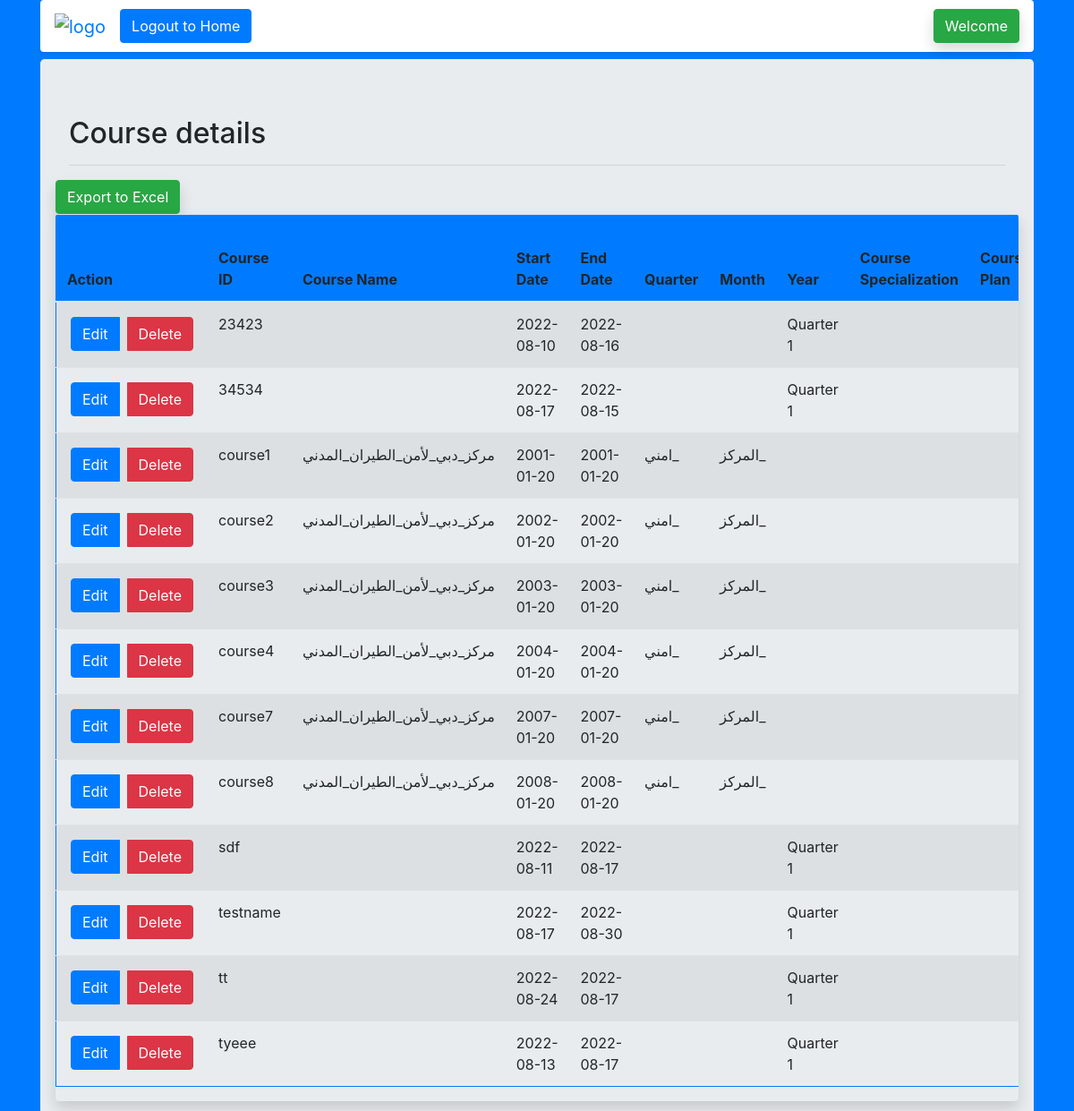
/Employee/view.php?view=course, run on the app's committed database.
### tables this page shows
CREATE TABLE `Course` (
  `course_name` varchar(255) NOT NULL,
  `contract_location` varchar(100) DEFAULT NULL,
  `start_date` date DEFAULT NULL,
  `end_date` date DEFAULT NULL,
  `course_specialization` varchar(255) DEFAULT NULL,
  `course_plan` varchar(255) DEFAULT NULL,
  `quarter` varchar(255) DEFAULT NULL,
  `month` varchar(10) DEFAULT NULL,
  `year` varchar(100) DEFAULT NULL,
  `no_of_days` varchar(100) DEFAULT NULL,
  `hours_per_day` varchar(100) DEFAULT NULL,
  `total_hours` varchar(100) DEFAULT NULL,
  `instructor_1` varchar(50) DEFAULT NULL,
  `hours_instructor_1` varchar(100) DEFAULT NULL,
  `instructor_2` varchar(50) DEFAULT NULL,
  `hours_instructor_2` varchar(100) DEFAULT NULL,
  `instructor_3` varchar(100) DEFAULT NULL,
  `hours_instructor_3` varchar(100) DEFAULT NULL,
  `instructor_4` varchar(100) DEFAULT NULL,
  `hours_instructor_4` varchar(100) DEFAULT NULL,
  `instructor_5` varchar(100) DEFAULT NULL,
  `hours_instructor_5` varchar(100) DEFAULT NULL,
  `instructor_6` varchar(100) DEFAULT NULL,
  `hours_instructor_6` varchar(100) DEFAULT NULL
);

### Employee/language.php (called while the page is built, shortened)
<?php
$language['Page Title'] = "Employee";
$language['Title'] = "Employee";
$language['Home']="Home";
$language['About']="About";
$language['Admin_Login']="Admin Login";
$language['Enter_login_details']="Enter Login Details";
$language['Username']="User Name";
$language['Password']="Password";
$language['Login']="Login";
$language['Logout']="Logout";
$language['Close']="Close";
$language['Search']="Search";
$language['Hi_employee']="Hi Employee";
$language['Employee_text']="Here, you can search about the employee and their information";
$language['Logout_to_Home']="Logout to Home";
$language['Enter_Login_Details']="Enter Login Details";
$language['Welcome']="Welcome";
$language['want_to_logout']="want to logout?";
$language['ExporttoExcel']="Export to Excel";
$language['Employeedetails']="Employee details";
$language['Chose_language']="Choose Language";
$language['Search_Employee']="Search Employee";
$language['Search_by']="Search by";
$language['Search']="Search";
$language['No_data_found']="No Data Found";
$language['Submit']="Submit";
$language['Action']='Action';
$language['Edit']='Edit';
$language['Delete']='Delete';
$language['Cancel']='Cancel';
$language['Enter_Employee']="Enter Employee ";
$language['Please_Select_value']="Please select the value.";
$language['Update_Employee_Data']="Update Employee Data";
$language['Update_Course_Data']="Update Course Data";
$language['Update_Results_Data']="Update Results Data";
$language['Hi Admin, welcome!!!']='Hi Admin, welcome!!!';
$language['Create and Update']='Create and Update';
$language['Create Employee']='Create Employee';
$language['Create Course']='Create Course';
$language['Enroll Employee']='Enroll Employee';
$language['Update Results Employee']='Update Results Employee';
$language['View']='View';
$language['View all employee details']='View all employee details';
$language['View all course']='View all course';
$language['View employee enrolled to course']='View employee enrolled to course';
$language['Download']='Download';
$language['Download All Employee']='Download All Employee';
$language['Download All Course']='Download All Course';
$language['Download All Enrolled']='Download All Enrolled';
$language['Download Entire']='Download Entire';
$language['Import Excel Sheet to Database']=' Import Excel Sheet to Database';
$language['Upload Excel File']='Upload Excel File';
 $language['(only .xls files. make sure the name doesnot have special character including space)']='(only .xls files. make sure the name doesnot have special character including space)';
$language['Import']='Import';
$language['Action']='Action';
$language['Edit']='Edit';
$language['Delete']='Delete';
$language['Update Results']='Update Results';
$language['Withdraw course']='Withdraw course';
$language['Enroll_Employee']='Enroll Employee';
?>

### Employee/view.php (the view, shortened to what this page needs)
<?php include("admin_header.php");
include 'dbConn.php';
?>
<div class="container mt-2">
        <div class="jumbotron">
      <div class="row">
<?php
if(isset($_GET['view'])){
  $view_action = $_GET['view'];
}
?>
         <div class="col-md-12">
 <?php
if($view_action == 'course')
{
?>
          <h2>Course details</h2>
          <hr>
        </div>
<?php
$query="select * from Course limit 200";
$result=mysqli_query($db_conn,$query);
 if ($result->num_rows > 0):;
  ?>
            <div class="list-group">
                <a href="export_excel.php?download=all_course" class="btn shadow btn-success">Export to Excel</a>
            </div>
      <div class="table-responsive shadow rounded">
        <table class="table border border-primary table-striped">
          <thead class="thead bg-primary" style="background-color: #e3f2fd;">
            <tr>
              <th scope="col"><?php echo $language['Action'];?></th>
              <th scope="col"><?php echo $language['Course ID'];?></th>
              <th scope="col"><?php echo $language['Course Name'];?></th>
              <th scope="col"><?php echo $language['Start Date'];?></th>
              <th scope="col"><?php echo $language['End Date'];?></th>
              <th scope="col"><?php echo $language['Quarter'];?></th>
              <th scope="col"><?php echo $language['Month'];?></th>
              <th scope="col"><?php echo $language['Year'];?></th>
              <th scope="col"><?php echo $language['Course Specialization'];?></th>
              <th scope="col"><?php echo $language['Course Plan'];?></th>
            </tr>
          </thead>
            <tbody>
<?php while($array=mysqli_fetch_row($result)):?>
              <tr>
                <td>
                  <div class="btn-group">
                      <a href="edit.php?course_id=<?php echo $array[0];?>&action=edit_course" class="btn m-1 btn-primary"><?php echo $language['Edit']?> </a>
                       <a href="delete.php?course_id=<?php echo $array[0];?>&action=delete_course" class="btn m-1 btn-danger"><?php echo $language['Delete']?>  </a> </div>
                </td>
                  <td><?php echo $array[0];?></td>
                  <td><?php echo $array[1];?></td>
                  <td><?php echo $array[2];?></td>
                  <td><?php echo $array[3];?></td>
                  <td><?php echo $array[4];?></td>
                  <td><?php echo $array[5];?></td>
                  <td><?php echo $array[6];?></td>
                  <td><?php echo $array[7];?></td>
                  <td><?php echo $array[8];?></td>
              </tr>
<?php endwhile; ?>
<?php else: ?>
            <div class="alert alert-info" role="alert">
                 No data found <a href="add.php?add=course" class="btn btn-outline-success"> Create Course</a>
              </div>
<?php endif;
}
?>
            </tbody>
         </table>
        </div>
        </div>
</div>
</div>

### Employee/admin_header.php (shortened to what this page needs)
<?php
include 'dbConn.php';
$language_set='arabic';
$query="select language_set from language";
$result=mysqli_query($db_conn,$query);
 if ($result->num_rows > 0):;?>
    <?php while($array=mysqli_fetch_row($result)):
           $language_set=$array[0];
     endwhile;
     endif;
     if($language_set=='english')
     require_once("language.php");else require_once("language_arabic.php");
?>
<!DOCTYPE html>
<html lang="en" >
  <head>
    <link rel="stylesheet" href="https://stackpath.bootstrapcdn.com/bootstrap/4.5.2/css/bootstrap.min.css">
  </head>
     <body class="bg-primary">
       <div class="container">
      <nav class="navbar navbar-expand-lg bg-white text-white shadow-sm rounded">
        <a class="navbar-brand" href="adminhome.php">
          <img src="logo.jpeg" alt="logo" width="60" height="60">
        </a>
          <ul class="navbar-nav  mr-auto">
            <li class="nav-item">
              <a class="btn btn-primary" href="logout.php"><?php echo $language['Logout_to_Home'];?></a>
            </li>
          </ul>
            <li class="nav-item" style=" list-style-type: none;">
<button type="button" class="btn shadow btn-success" data-placement="bottom" title="logout" data-toggle="modal" data-target="#logoutModal"><?php echo $language['Welcome'];?> </button>
          </li>
      </nav>
    </div>
    </body>
</html>

### data on the page
course: course_name "23423", start_date "2022-08-10", end_date "2022-08-16", quarter "Quarter 1"
course: course_name "34534", start_date "2022-08-17", end_date "2022-08-15", quarter "Quarter 1"
course: course_name "course1", contract_location "مركز_دبي_لأمن_الطيران_المدني", start_date "2001-01-20", end_date "2001-01-20", course_specialization "امني_", course_plan "المركز_"
course: course_name "course2", contract_location "مركز_دبي_لأمن_الطيران_المدني", start_date "2002-01-20", end_date "2002-01-20", course_specialization "امني_", course_plan "المركز_"
course: course_name "course3", contract_location "مركز_دبي_لأمن_الطيران_المدني", start_date "2003-01-20", end_date "2003-01-20", course_specialization "امني_", course_plan "المركز_"
course: course_name "course4", contract_location "مركز_دبي_لأمن_الطيران_المدني", start_date "2004-01-20", end_date "2004-01-20", course_specialization "امني_", course_plan "المركز_"
course: course_name "course7", contract_location "مركز_دبي_لأمن_الطيران_المدني", start_date "2007-01-20", end_date "2007-01-20", course_specialization "امني_", course_plan "المركز_"
course: course_name "course8", contract_location "مركز_دبي_لأمن_الطيران_المدني", start_date "2008-01-20", end_date "2008-01-20", course_specialization "امني_", course_plan "المركز_"
course: course_name "sdf", start_date "2022-08-11", end_date "2022-08-17", quarter "Quarter 1"
course: course_name "testname", start_date "2022-08-17", end_date "2022-08-30", quarter "Quarter 1"
course: course_name "tt", start_date "2022-08-24", end_date "2022-08-17", quarter "Quarter 1"
course: course_name "tyeee", start_date "2022-08-13", end_date "2022-08-17", quarter "Quarter 1"

### other printed values
$language['Logout_to_Home'] "Logout to Home"
$language['Welcome'] "Welcome"
$language['Action'] "Action"
$language['Course ID'] "Course ID"
$language['Course Name'] "Course Name"
$language['Start Date'] "Start Date"
$language['End Date'] "End Date"
$language['Quarter'] "Quarter"
$language['Month'] "Month"
$language['Year'] "Year"
$language['Course Specialization'] "Course Specialization"
